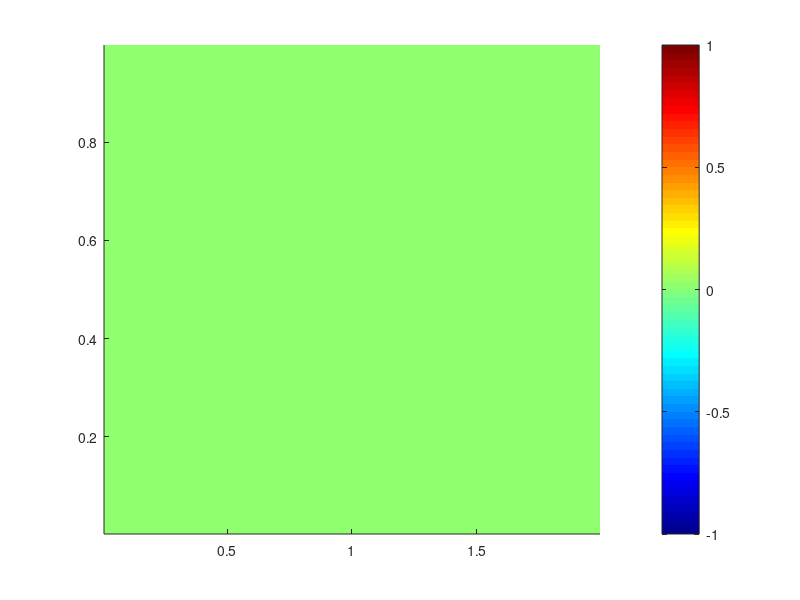

MATLAB code for this plot: (Note: this script raises an error after producing the figure.)
% Initialization


clear;
clc;
close all;

%% Parameters and Setup
% Grid size
Nx = 128;
Lx = 2.0;
Ly = 1.0;
Ny = Nx * Lx / Ly;

% Grid spacing
dx = Lx / Nx;
dy = Ly / Ny;
ind_fx = [Nx, (1 : (Nx - 1))]; % forward index for x
ind_bx = [(2 : Nx), 1]; % backward index for x
ind_fy = [Ny, (1 : (Ny - 1))]; % same as above.
ind_by = [(2 : Ny), 1];

% Fluid Parameters
rho = 1; % Density
mu = 0.01; % Kinematic Viscosity

% Material Parameters
Num_b = 100;
K = 1000000; % Modulus of Elasticity
Tube_ind_f = [Num_b, (1 : Num_b - 1)];
Tubd_ind_b = [(2 : Num_b), 1];
dtheta = 2 * pi / Num_b; % Distance for lagrange coordinate

% Material Location
X = zeros(Num_b, 2);
L_geom = 1.0;
circ_center = [Lx / 4, Ly /2];
radius = L_geom / 16;
for k = 1 : Num_b
    theta = k * dtheta;
    X(k, 1) = circ_center(1) + (radius) * cos(theta);
    X(k, 2) = circ_center(2) + (radius) * sin(theta);
end


% Ghost points
Y = X;

% Time spacing
Tmax = 5; % Total time of simulation (in second)
dt = 0.00001; % Time interval
n_steps = floor(Tmax / dt);


frame = 50; % (number of frame per second)

sample_rate = 1 / frame / dt;

% Initial Velocity
u = zeros(Nx, Ny, 2);

% Boundary velocity
u_left = 2;

u(1 : Nx / 32, :, 1) = u_left; % Velocity in the second and third column. 

% Initialized Storing
n_saved = floor(n_steps / sample_rate);

%% Force Perturbation (Comment this part if not needed
% Perturbation Time
t_per = 1.0;
per_step = t_per / dt;

% Perturbation Location
f_perturbed = zeros(Nx, Ny);
per_ind_y = circ_center(2) / Ly * Ny;
per_ind_x_start = (circ_center(1) + radius) / Lx * Nx + 10;
per_ind_x_end = per_ind_x_start + 20;
per_force = 0.5;

% Perturbed force adding time
per_time = 0.1;
per_time_steps = per_time / dt;


% Add this perturbed matrix to the initial force
f_perturbed(per_ind_x_start : per_ind_x_end, per_ind_y) = per_force;
%% Plotting Initial Plot


% Vorticity and Voricity Contour
vorticity = (u(ind_fx, :, 2) - u(ind_bx, :, 2)) / (2 * dx) - (u(:, ind_fy, 1) - u(:, ind_by, 1)) / (2 * dy);

% Create Grid for plotting
[x_grid, y_grid] = meshgrid((0.5 : Nx - 0.5) * dx, (0.5 : Ny - 0.5) * dy);
% [xx, yy] = meshgrid(linspace(dx / 2, Lx - dx / 2, Nx), linspace(dy / 2 , Ly - dy / 2, Ny));

% 3. Generate Plot
figure(1);
clf;
hold on;

% Plot Vorticity Contour
% We transpose omega (omega') because MATLAB plots usually treat 
% the first dimension as Y (rows) and second as X (columns).
contourf(x_grid, y_grid, vorticity', 20, 'LineColor', 'none'); 
colormap(jet);
c = colorbar;
c.Label.String = 'Vorticity';

% Plot Material Boundary (The Tube)
% Connect the last point to the first to close the loop visually
plot([X(:, 1); X(1, 1)], [X(:, 2); X(1, 2)], 'k-', 'LineWidth', 2);
plot(X(:, 1), X(:, 2), 'ko', 'MarkerFaceColor', 'w', 'MarkerSize', 4);

% Formatting
axis equal;
axis([0 Lx 0 Ly]);
title('Vorticity Contour and Material Boundary');
xlabel('X');
ylabel('Y');
box on;
set(gca, 'Layer', 'top'); % Puts tick marks on top of the contour fill

hold off;